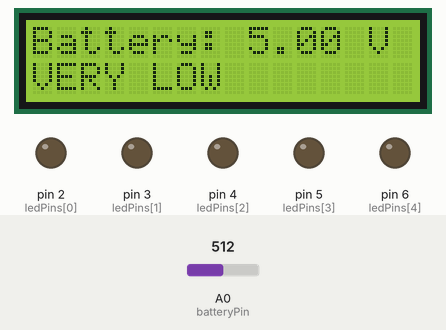
A sketch run on a simulated Arduino Uno, built with avr-gcc and run on an emulated ATmega328P. Shown: 16×2 character LCD, output pins drawn as LEDs (lit = HIGH). Inputs (shaded band) come from the test bench; at power-on: A0 (batteryPin) = 512.

Above: at 2.7 s.
2.8 s: A0 (batteryPin) set to 597
At 4.6 s:
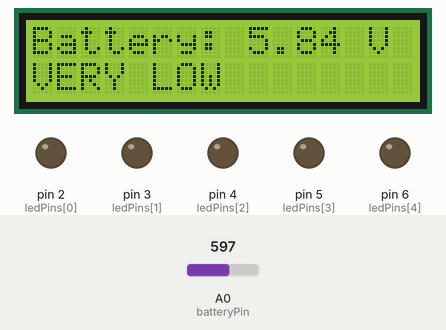
4.9 s: A0 (batteryPin) set to 629
At 5.5 s:
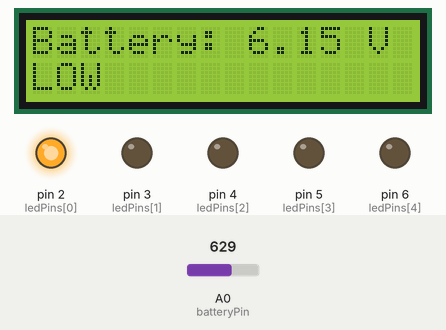
6.6 s: A0 (batteryPin) set to 686
At 7.4 s:
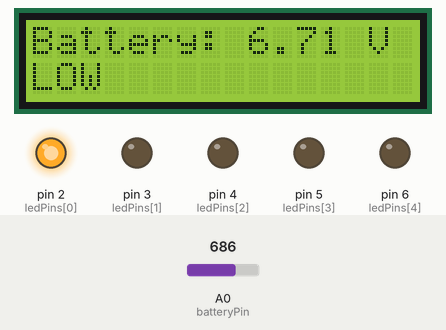
8.4 s: A0 (batteryPin) set to 708
At 9.4 s:
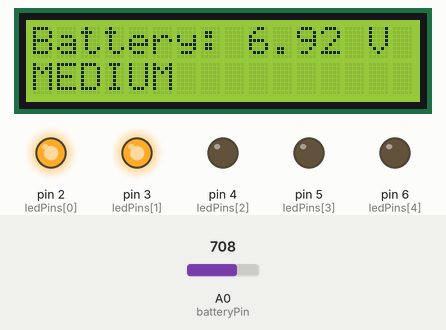
10.1 s: A0 (batteryPin) set to 739
At 11.3 s:
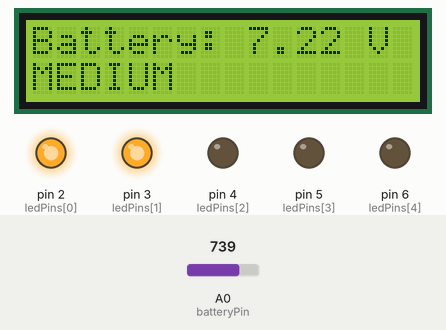
11.9 s: A0 (batteryPin) set to 769
At 13.3 s:
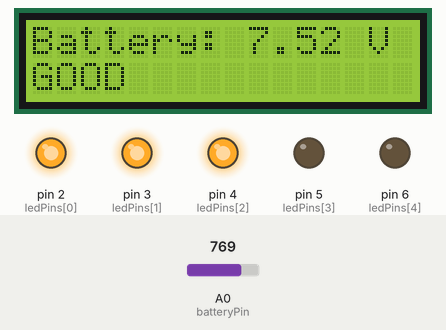
Timing chart, 0 to 14.6 s (numbered marks = the images above; inputs shaded):
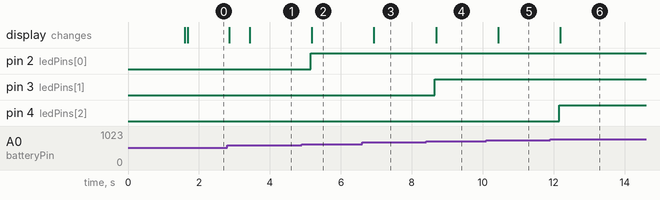

Measured:
- the behaviour switches between 613 and 614 on A0 (batteryPin) (found by bisection; images 1 and 2)
- the behaviour switches between 695 and 696 on A0 (batteryPin) (found by bisection; images 3 and 4)
- the behaviour switches between 757 and 758 on A0 (batteryPin) (found by bisection; images 5 and 6)
- after the input at 2.8 s, the display: first changes after 0.05 s (image 1 shows a later state)
- after the input at 4.9 s, pin 2 (ledPins[0]): LOW → HIGH after 0.25 s; the display: changes after 0.28 s (image 2)
- after the input at 6.6 s, the display: changes after 0.33 s (image 3)
- after the input at 8.4 s, pin 3 (ledPins[1]): LOW → HIGH after 0.25 s; the display: changes after 0.28 s (image 4)
- after the input at 10.1 s, the display: changes after 0.33 s (image 5)
- after the input at 11.9 s, pin 4 (ledPins[2]): LOW → HIGH after 0.25 s; the display: changes after 0.28 s (image 6)

The sketch:

BatteryLevelIndicator.ino
```cpp
#include <Wire.h>
#include <LiquidCrystal_I2C.h>

// LCD address: commonly 0x27 or 0x3F
LiquidCrystal_I2C lcd(0x27, 16, 2);

// Analog input
const int batteryPin = A0;

// LED pins: low to high indication
const int ledPins[] = {2, 3, 4, 5, 6};
const int ledCount = 5;

// Voltage divider resistors
const float R1 = 1000.0;
const float R2 = 1000.0;

// ADC reference settings
const float referenceVoltage = 5.0;
const float adcMaximum = 1023.0;

// Example thresholds for a nominal 9 V battery.
// These are illustrative, not a universal battery
// state-of-charge calibration.
const float thresholds[] = {
  6.0, 6.8, 7.4, 8.0, 8.5
};

float readBatteryVoltage() {
  long total = 0;

  // Average several readings to reduce noise
  for (int i = 0; i < 10; i++) {
    total += analogRead(batteryPin);
    delay(5);
  }

  float adcValue = total / 10.0;
  float voltageAtA0 =
      adcValue * referenceVoltage / adcMaximum;

  return voltageAtA0 * (R1 + R2) / R2;
}

void updateLEDs(float voltage) {
  for (int i = 0; i < ledCount; i++) {
    digitalWrite(
      ledPins[i],
      voltage >= thresholds[i] ? HIGH : LOW
    );
  }
}

void setup() {
  for (int i = 0; i < ledCount; i++) {
    pinMode(ledPins[i], OUTPUT);
    digitalWrite(ledPins[i], LOW);
  }

  lcd.init();
  lcd.backlight();

  lcd.setCursor(0, 0);
  lcd.print("Battery Monitor");
  lcd.setCursor(0, 1);
  lcd.print("Initializing...");
  delay(1500);
  lcd.clear();
}

void loop() {
  float voltage = readBatteryVoltage();

  updateLEDs(voltage);

  lcd.setCursor(0, 0);
  lcd.print("Battery: ");
  lcd.print(voltage, 2);
  lcd.print(" V  ");

  lcd.setCursor(0, 1);

  if (voltage < thresholds[0]) {
    lcd.print("VERY LOW        ");
  } else if (voltage < thresholds[1]) {
    lcd.print("LOW             ");
  } else if (voltage < thresholds[2]) {
    lcd.print("MEDIUM          ");
  } else if (voltage < thresholds[3]) {
    lcd.print("GOOD            ");
  } else if (voltage < thresholds[4]) {
    lcd.print("HIGH            ");
  } else {
    lcd.print("LEVEL HIGH      ");
  }

  delay(500);
}
```
